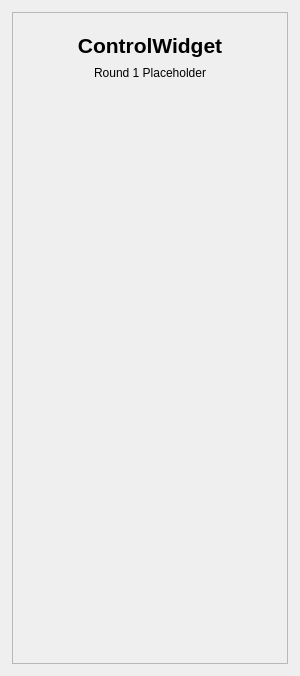
<?xml version="1.0" encoding="UTF-8"?>
<ui version="4.0">
 <class>ControlWidget</class>
 <widget class="QWidget" name="ControlWidget">
  <property name="geometry">
   <rect>
    <x>0</x>
    <y>0</y>
    <width>300</width>
    <height>676</height>
   </rect>
  </property>
  <property name="sizePolicy">
   <sizepolicy hsizetype="Maximum" vsizetype="Preferred">
    <horstretch>0</horstretch>
    <verstretch>0</verstretch>
   </sizepolicy>
  </property>
  <property name="maximumSize">
   <size>
    <width>300</width>
    <height>16777215</height>
   </size>
  </property>
  <property name="windowTitle">
   <string>Form</string>
  </property>
  <layout class="QVBoxLayout" name="verticalLayout">
   <property name="spacing">
    <number>12</number>
   </property>
   <property name="leftMargin">
    <number>12</number>
   </property>
   <property name="topMargin">
    <number>12</number>
   </property>
   <property name="rightMargin">
    <number>12</number>
   </property>
   <property name="bottomMargin">
    <number>12</number>
   </property>
   <item>
    <widget class="QFrame" name="contentFrame">
     <property name="frameShape">
      <enum>QFrame::Shape::StyledPanel</enum>
     </property>
     <property name="frameShadow">
      <enum>QFrame::Shadow::Raised</enum>
     </property>
     <layout class="QVBoxLayout" name="frameLayout">
      <property name="spacing">
       <number>8</number>
      </property>
      <property name="leftMargin">
       <number>20</number>
      </property>
      <property name="topMargin">
       <number>20</number>
      </property>
      <property name="rightMargin">
       <number>20</number>
      </property>
      <property name="bottomMargin">
       <number>20</number>
      </property>
      <item>
       <widget class="QLabel" name="titleLabel">
        <property name="font">
         <font>
          <pointsize>16</pointsize>
          <bold>true</bold>
         </font>
        </property>
        <property name="text">
         <string>ControlWidget</string>
        </property>
        <property name="alignment">
         <set>Qt::AlignCenter</set>
        </property>
       </widget>
      </item>
      <item>
       <widget class="QLabel" name="descriptionLabel">
        <property name="text">
         <string>Round 1 Placeholder</string>
        </property>
        <property name="alignment">
         <set>Qt::AlignCenter</set>
        </property>
       </widget>
      </item>
      <item>
       <spacer name="verticalSpacer">
        <property name="orientation">
         <enum>Qt::Vertical</enum>
        </property>
        <property name="sizeHint" stdset="0">
         <size>
          <width>20</width>
          <height>40</height>
         </size>
        </property>
       </spacer>
      </item>
     </layout>
    </widget>
   </item>
  </layout>
 </widget>
 <resources/>
 <connections/>
</ui>
